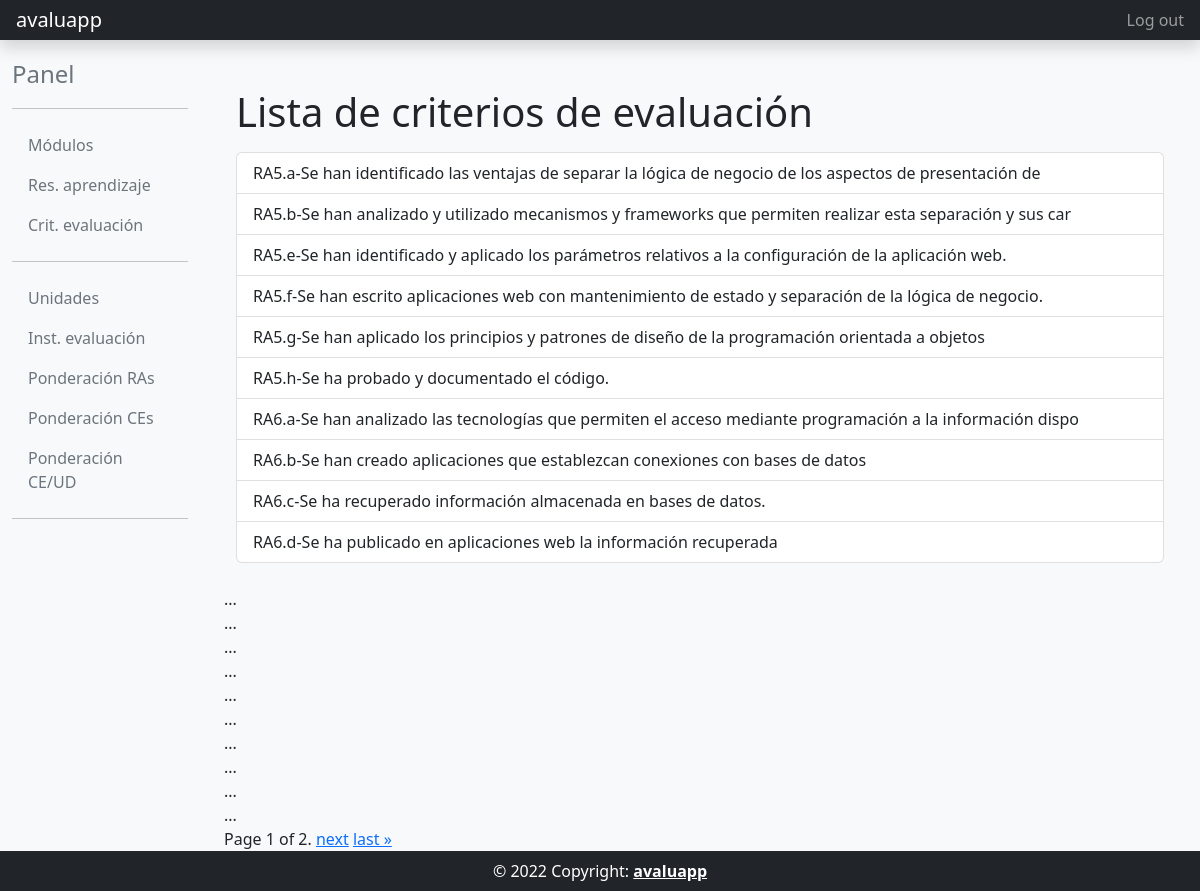
Screenshot of /ce_list/ (signed in) with the database file from the repository.
### core/models.py (models this page shows, shortened)
class CritEvaluacion(models.Model):
    resultado_aprendizaje = models.ForeignKey(ResAprendizaje, on_delete=models.PROTECT, verbose_name='codigo', null=False, blank=False)
    codigo = models.CharField( max_length=4, verbose_name='codigo', null=False, blank=False)
    descripcion = models.TextField( verbose_name='descripcion', null=False, blank=False)
    minimo = models.BooleanField( verbose_name='minimo', null=False, blank=False)
    def __str__(self):
        return self.resultado_aprendizaje.codigo + "." + self.codigo + "-" + self.descripcion[0:100]
    class Meta:
        unique_together = ('resultado_aprendizaje', 'codigo')
        verbose_name= 'Criterio Evaluacion'
        verbose_name_plural= 'Criterios Evaluacion'
        ordering=['resultado_aprendizaje__codigo', 'codigo']

class ResAprendizaje(models.Model):
    modulo = models.ForeignKey(Modulo,on_delete=models.PROTECT)
    codigo = models.CharField(max_length=10)
    descripcion = models.TextField()
    class Meta:
        unique_together = ('modulo','codigo')
        verbose_name= 'Resultado Aprendizaje'
        verbose_name_plural= 'Resultados Aprendizaje'
        ordering= ['codigo']

### core/views.py (the view)
# urls.py: path('ce_list/', core_views.CEListView.as_view(), name='ce_list'),
class CEListView(ListView):
    model = CritEvaluacion
    template_name = 'core/ce_list.html'
    paginate_by = 10
    @method_decorator(csrf_exempt)
    @method_decorator(login_required)
    def dispatch(self, request, *args, **kwargs):
        return super().dispatch(request, *args, **kwargs)
    def get_queryset(self):
        orden = self.request.GET.get('orden', None)
        queryset = CritEvaluacion.objects.all()
        if orden:
            if orden == 'asc':
                queryset = queryset.order_by('id')
            elif orden == 'desc':
                queryset = queryset.order_by('-id')
        return queryset

### templates/core/ce_list.html (shortened to what this page needs)
{% extends "common/base_intranet.html" %}
{% block main_content %}
<div class="container">
    <h1>Lista de criterios de evaluación</h1>
    <ul class="list-group mt-3">
    {% for ce in object_list %}
        <a href="{% url 'ce_detail' ce.id %}" class="list-group-item list-group-item-action">{{ ce }}</a>
    {% empty %}
        <p>No existen criterios de evaluación.</p>
    {% endfor %}
    </ul>
</div>
{% for ce in page_obj %}
    {{ ce.full_name|upper }}<br>
    ...
{% endfor %}
<div class="pagination">
    <span class="step-links">
        <span class="current">
            Page {{ page_obj.number }} of {{ page_obj.paginator.num_pages }}.
        </span>
        {% if page_obj.has_next %}
            <a href="?page={{ page_obj.next_page_number }}">next</a>
            <a href="?page={{ page_obj.paginator.num_pages }}">last &raquo;</a>
        {% endif %}
    </span>
</div>
{% endblock main_content %}

### rows the page displays
CritEvaluacion: resultado_aprendizaje+codigo+descripcion "RA5.a-Se han identificado las ventajas de separar la lógica de negocio de los aspectos de presentación de"
CritEvaluacion: resultado_aprendizaje+codigo+descripcion "RA5.b-Se han analizado y utilizado mecanismos y frameworks que permiten realizar esta separación y sus car"
CritEvaluacion: resultado_aprendizaje+codigo+descripcion "RA5.e-Se han identificado y aplicado los parámetros relativos a la configuración de la aplicación web."
CritEvaluacion: resultado_aprendizaje+codigo+descripcion "RA5.f-Se han escrito aplicaciones web con mantenimiento de estado y separación de la lógica de negocio."
CritEvaluacion: resultado_aprendizaje+codigo+descripcion "RA5.g-Se han aplicado los principios y patrones de diseño de la programación orientada a objetos"
CritEvaluacion: resultado_aprendizaje+codigo+descripcion "RA5.h-Se ha probado y documentado el código."
CritEvaluacion: resultado_aprendizaje+codigo+descripcion "RA6.a-Se han analizado las tecnologías que permiten el acceso mediante programación a la información dispo"
CritEvaluacion: resultado_aprendizaje+codigo+descripcion "RA6.b-Se han creado aplicaciones que establezcan conexiones con bases de datos"
CritEvaluacion: resultado_aprendizaje+codigo+descripcion "RA6.c-Se ha recuperado información almacenada en bases de datos."
CritEvaluacion: resultado_aprendizaje+codigo+descripcion "RA6.d-Se ha publicado en aplicaciones web la información recuperada"

### other values shown
{{ page_obj.number }} "1"
{{ page_obj.paginator.num_pages }} "2"
